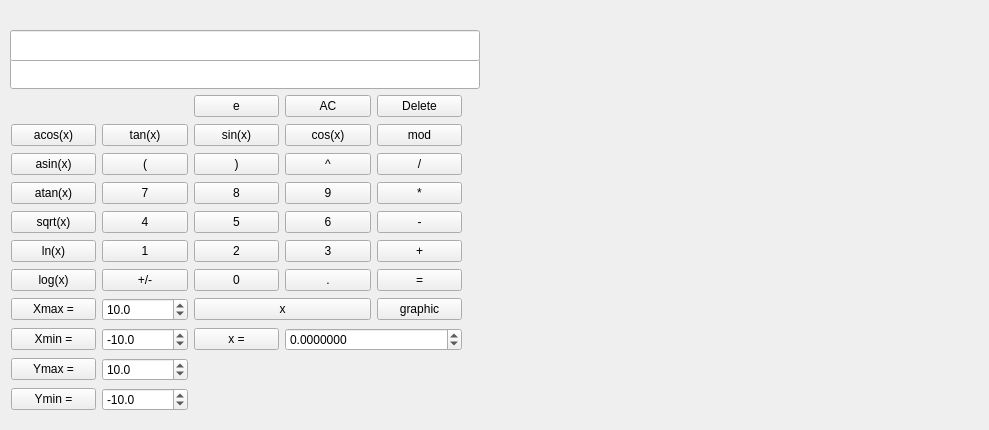
<?xml version="1.0" encoding="UTF-8"?>
<ui version="4.0">
 <class>View</class>
 <widget class="QMainWindow" name="View">
  <property name="geometry">
   <rect>
    <x>0</x>
    <y>0</y>
    <width>989</width>
    <height>430</height>
   </rect>
  </property>
  <property name="windowTitle">
   <string>View</string>
  </property>
  <widget class="QWidget" name="centralwidget">
   <widget class="QLineEdit" name="output_str2">
    <property name="enabled">
     <bool>true</bool>
    </property>
    <property name="geometry">
     <rect>
      <x>10</x>
      <y>58</y>
      <width>470</width>
      <height>31</height>
     </rect>
    </property>
    <property name="styleSheet">
     <string notr="true">QLineEdit {
  qproperty-alignment: 'AlignVCenter | AlignRight';
  border: 1px solid gray;
}

background-color : white;</string>
    </property>
    <property name="alignment">
     <set>Qt::AlignRight|Qt::AlignTrailing|Qt::AlignVCenter</set>
    </property>
    <property name="readOnly">
     <bool>true</bool>
    </property>
   </widget>
   <widget class="QLineEdit" name="input_str1">
    <property name="geometry">
     <rect>
      <x>10</x>
      <y>30</y>
      <width>470</width>
      <height>31</height>
     </rect>
    </property>
    <property name="styleSheet">
     <string notr="true">QLineEdit {
  qproperty-alignment: 'AlignVCenter | AlignRight';
  border: 1px solid gray;
}

background-color : white;</string>
    </property>
    <property name="text">
     <string/>
    </property>
    <property name="maxLength">
     <number>255</number>
    </property>
    <property name="cursorPosition">
     <number>0</number>
    </property>
    <property name="alignment">
     <set>Qt::AlignRight|Qt::AlignTrailing|Qt::AlignVCenter</set>
    </property>
    <property name="readOnly">
     <bool>true</bool>
    </property>
   </widget>
   <widget class="QCustomPlot" name="widget_graph" native="true">
    <property name="geometry">
     <rect>
      <x>490</x>
      <y>0</y>
      <width>490</width>
      <height>421</height>
     </rect>
    </property>
   </widget>
   <widget class="QWidget" name="layoutWidget">
    <property name="geometry">
     <rect>
      <x>11</x>
      <y>94</y>
      <width>451</width>
      <height>319</height>
     </rect>
    </property>
    <layout class="QGridLayout" name="gridLayout">
     <item row="0" column="3">
      <widget class="QPushButton" name="pushButton_ac">
       <property name="text">
        <string>AC</string>
       </property>
      </widget>
     </item>
     <item row="0" column="4">
      <widget class="QPushButton" name="pushButton_delete">
       <property name="text">
        <string>Delete</string>
       </property>
      </widget>
     </item>
     <item row="1" column="0">
      <widget class="QPushButton" name="pushButton_acos">
       <property name="text">
        <string>acos(x)</string>
       </property>
      </widget>
     </item>
     <item row="1" column="1">
      <widget class="QPushButton" name="pushButton_tan">
       <property name="text">
        <string>tan(x)</string>
       </property>
      </widget>
     </item>
     <item row="1" column="2">
      <widget class="QPushButton" name="pushButton_sin">
       <property name="text">
        <string>sin(x)</string>
       </property>
      </widget>
     </item>
     <item row="1" column="3">
      <widget class="QPushButton" name="pushButton_cos">
       <property name="text">
        <string>cos(x)</string>
       </property>
      </widget>
     </item>
     <item row="1" column="4">
      <widget class="QPushButton" name="pushButton_mod">
       <property name="text">
        <string>mod</string>
       </property>
      </widget>
     </item>
     <item row="2" column="0">
      <widget class="QPushButton" name="pushButton_asin">
       <property name="text">
        <string>asin(x)</string>
       </property>
      </widget>
     </item>
     <item row="2" column="1">
      <widget class="QPushButton" name="pushButton_open_bracket">
       <property name="text">
        <string>(</string>
       </property>
      </widget>
     </item>
     <item row="2" column="2">
      <widget class="QPushButton" name="pushButton_close_bracket">
       <property name="text">
        <string>)</string>
       </property>
      </widget>
     </item>
     <item row="2" column="3">
      <widget class="QPushButton" name="pushButton_pow">
       <property name="text">
        <string>^</string>
       </property>
      </widget>
     </item>
     <item row="2" column="4">
      <widget class="QPushButton" name="pushButton_div">
       <property name="text">
        <string>/</string>
       </property>
      </widget>
     </item>
     <item row="3" column="0">
      <widget class="QPushButton" name="pushButton_atan">
       <property name="text">
        <string>atan(x)</string>
       </property>
      </widget>
     </item>
     <item row="3" column="1">
      <widget class="QPushButton" name="pushButton_7">
       <property name="text">
        <string>7</string>
       </property>
      </widget>
     </item>
     <item row="3" column="2">
      <widget class="QPushButton" name="pushButton_8">
       <property name="text">
        <string>8</string>
       </property>
      </widget>
     </item>
     <item row="3" column="3">
      <widget class="QPushButton" name="pushButton_9">
       <property name="text">
        <string>9</string>
       </property>
      </widget>
     </item>
     <item row="3" column="4">
      <widget class="QPushButton" name="pushButton_mult">
       <property name="text">
        <string>*</string>
       </property>
      </widget>
     </item>
     <item row="4" column="0">
      <widget class="QPushButton" name="pushButton_sqrt">
       <property name="text">
        <string>sqrt(x)</string>
       </property>
      </widget>
     </item>
     <item row="4" column="1">
      <widget class="QPushButton" name="pushButton_4">
       <property name="text">
        <string>4</string>
       </property>
      </widget>
     </item>
     <item row="4" column="2">
      <widget class="QPushButton" name="pushButton_5">
       <property name="text">
        <string>5</string>
       </property>
      </widget>
     </item>
     <item row="4" column="3">
      <widget class="QPushButton" name="pushButton_6">
       <property name="text">
        <string>6</string>
       </property>
      </widget>
     </item>
     <item row="4" column="4">
      <widget class="QPushButton" name="pushButton_sub">
       <property name="text">
        <string>-</string>
       </property>
      </widget>
     </item>
     <item row="5" column="0">
      <widget class="QPushButton" name="pushButton_ln">
       <property name="text">
        <string>ln(x)</string>
       </property>
      </widget>
     </item>
     <item row="5" column="1">
      <widget class="QPushButton" name="pushButton_1">
       <property name="text">
        <string>1</string>
       </property>
      </widget>
     </item>
     <item row="5" column="2">
      <widget class="QPushButton" name="pushButton_2">
       <property name="text">
        <string>2</string>
       </property>
      </widget>
     </item>
     <item row="5" column="3">
      <widget class="QPushButton" name="pushButton_3">
       <property name="text">
        <string>3</string>
       </property>
      </widget>
     </item>
     <item row="5" column="4">
      <widget class="QPushButton" name="pushButton_add">
       <property name="text">
        <string>+</string>
       </property>
      </widget>
     </item>
     <item row="6" column="0">
      <widget class="QPushButton" name="pushButton_lod">
       <property name="text">
        <string>log(x)</string>
       </property>
      </widget>
     </item>
     <item row="6" column="1">
      <widget class="QPushButton" name="pushButton_unarny">
       <property name="text">
        <string>+/-</string>
       </property>
      </widget>
     </item>
     <item row="6" column="2">
      <widget class="QPushButton" name="pushButton_0">
       <property name="text">
        <string>0</string>
       </property>
      </widget>
     </item>
     <item row="6" column="3">
      <widget class="QPushButton" name="pushButton_dot">
       <property name="enabled">
        <bool>true</bool>
       </property>
       <property name="focusPolicy">
        <enum>Qt::StrongFocus</enum>
       </property>
       <property name="text">
        <string>.</string>
       </property>
      </widget>
     </item>
     <item row="6" column="4">
      <widget class="QPushButton" name="pushButton_calculate">
       <property name="text">
        <string>=</string>
       </property>
      </widget>
     </item>
     <item row="7" column="0">
      <widget class="QPushButton" name="pushButton_Xmax">
       <property name="text">
        <string>Xmax =</string>
       </property>
      </widget>
     </item>
     <item row="7" column="1">
      <widget class="QDoubleSpinBox" name="doubleSpinBox_Xmax">
       <property name="decimals">
        <number>1</number>
       </property>
       <property name="minimum">
        <double>-1000000.000000000000000</double>
       </property>
       <property name="maximum">
        <double>1000000.000000000000000</double>
       </property>
       <property name="value">
        <double>10.000000000000000</double>
       </property>
      </widget>
     </item>
     <item row="7" column="4">
      <widget class="QPushButton" name="pushButton_graphic">
       <property name="text">
        <string>graphic</string>
       </property>
      </widget>
     </item>
     <item row="8" column="0">
      <widget class="QPushButton" name="pushButton_Xmin">
       <property name="text">
        <string>Xmin =</string>
       </property>
      </widget>
     </item>
     <item row="8" column="1">
      <widget class="QDoubleSpinBox" name="doubleSpinBox_Xmin">
       <property name="decimals">
        <number>1</number>
       </property>
       <property name="minimum">
        <double>-1000000.000000000000000</double>
       </property>
       <property name="maximum">
        <double>1000000.000000000000000</double>
       </property>
       <property name="value">
        <double>-10.000000000000000</double>
       </property>
      </widget>
     </item>
     <item row="8" column="2">
      <widget class="QPushButton" name="pushButton_X_value">
       <property name="text">
        <string>x =</string>
       </property>
      </widget>
     </item>
     <item row="8" column="3" colspan="2">
      <widget class="QDoubleSpinBox" name="doubleSpinBox_x">
       <property name="decimals">
        <number>7</number>
       </property>
       <property name="minimum">
        <double>-1000000.000000000000000</double>
       </property>
       <property name="maximum">
        <double>1000000.000000000000000</double>
       </property>
      </widget>
     </item>
     <item row="9" column="0">
      <widget class="QPushButton" name="pushButton_Ymax">
       <property name="text">
        <string>Ymax =</string>
       </property>
      </widget>
     </item>
     <item row="9" column="1">
      <widget class="QDoubleSpinBox" name="doubleSpinBox_Ymax">
       <property name="decimals">
        <number>1</number>
       </property>
       <property name="minimum">
        <double>-1000000.000000000000000</double>
       </property>
       <property name="maximum">
        <double>1000000.000000000000000</double>
       </property>
       <property name="value">
        <double>10.000000000000000</double>
       </property>
      </widget>
     </item>
     <item row="10" column="0">
      <widget class="QPushButton" name="pushButton_Ymin">
       <property name="text">
        <string>Ymin =</string>
       </property>
      </widget>
     </item>
     <item row="10" column="1">
      <widget class="QDoubleSpinBox" name="doubleSpinBox_Ymin">
       <property name="decimals">
        <number>1</number>
       </property>
       <property name="minimum">
        <double>-1000000.000000000000000</double>
       </property>
       <property name="maximum">
        <double>1000000.000000000000000</double>
       </property>
       <property name="value">
        <double>-10.000000000000000</double>
       </property>
      </widget>
     </item>
     <item row="7" column="2" colspan="2">
      <widget class="QPushButton" name="pushButton_x">
       <property name="text">
        <string>x</string>
       </property>
      </widget>
     </item>
     <item row="0" column="2">
      <widget class="QPushButton" name="pushButton_e">
       <property name="text">
        <string>e</string>
       </property>
      </widget>
     </item>
    </layout>
   </widget>
  </widget>
 </widget>
 <customwidgets>
  <customwidget>
   <class>QCustomPlot</class>
   <extends>QWidget</extends>
   <header>qcustomplot.h</header>
   <container>1</container>
  </customwidget>
 </customwidgets>
 <resources/>
 <connections/>
</ui>
